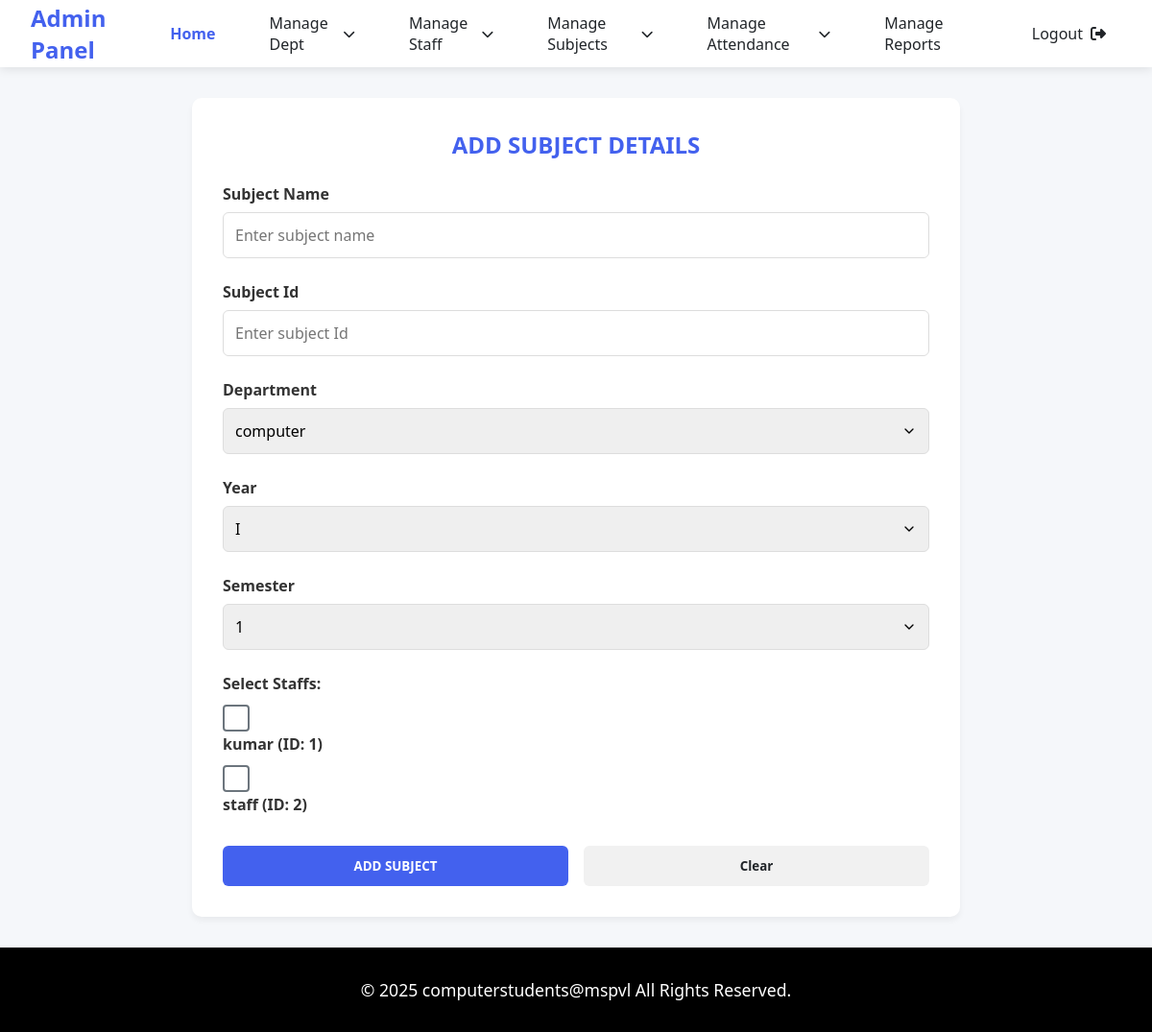
/insert_sub, run on the app's committed database.
### tables this page shows
CREATE TABLE "users_tb" (
	"userid"	INTEGER NOT NULL UNIQUE,
	"username"	TEXT NOT NULL,
	"dept"	TEXT NOT NULL,
	"pass"	TEXT NOT NULL,
	PRIMARY KEY("userid")
);

### app.py (the view)
@app.route("/insert_sub", methods=["POST","GET"])
def insert_sub():
    con = sqlite3.connect("spm_db.db")
    cur = con.cursor()
    if request.method == "POST":
        subjectid = request.form.get('subid')
        subjectname = request.form.get('subname')
        dept = request.form.get('dept')
        year = request.form.get('year')
        semester = request.form.get('sem')
        selected_staffsid = request.form.getlist('staffsid')  # This gets all selected staff IDs
        if not subjectid or not subjectname or not dept or not year or not semester or not selected_staffsid :
            flash("All subject values are required", "danger")
            return redirect(url_for('insert_sub'))
        try:
            cur.execute("""
                INSERT INTO subjects_tb (subjectid, subjectname, dept, year, sem, staffsid)
                VALUES (?, ?, ?, ?, ?, ?)
            """, (subjectid, subjectname, dept, year, semester, ",".join(selected_staffsid)))
            con.commit()
            flash("Subject Added Successfully..!!", "success")
        except sqlite3.IntegrityError:
            flash("Subject Name or Id already exists!", "danger")
        except Exception as e:
            flash(f"Error in Insertion: {str(e)}", "danger")
        finally:
            con.close()
            return redirect(url_for('insert_sub'))
    else:
        cur.execute('SELECT deptname FROM dept_tb')
        departments = [row[0] for row in cur.fetchall()]
        cur.execute('SELECT userid, username FROM users_tb')
        staff_list = cur.fetchall()
        con.close()
        return render_template("admin/subject_entry_form.html", departments=departments,staff_list=staff_list)

### templates/admin/subject_entry_form.html (shortened to what this page needs)
<!DOCTYPE html>
<html lang="en">
<head>
    <link rel="stylesheet" href="https://cdnjs.cloudflare.com/ajax/libs/font-awesome/6.4.0/css/all.min.css">
    <link rel="stylesheet" href="static/css/style.css">
</head>
<body>
    <nav class="navbar">
        <a href="#" class="navbar-brand">Admin Panel</a>
        <div class="nav-menu">
            <a href="{{url_for('admin_dashboard')}}" class="nav-item active">Home</a>
            <div class="dropdown">
                <a href="#" class="nav-item dropdown-toggle">Manage Dept</a>
            </div>
            <div class="dropdown">
                <a href="#" class="nav-item dropdown-toggle">Manage Staff</a>
            </div>
            <div class="dropdown">
                <a href="#" class="nav-item dropdown-toggle">Manage Subjects</a>
            </div>
            <div class="dropdown">
                <a href="#" class="nav-item dropdown-toggle">Manage Attendance</a>
            </div>
            <a href="report_generate_form.html" class="nav-item">Manage Reports</a>
            <a href="{{url_for('login')}}"class="nav-item" id="logout-link">
                <span>Logout</span>
                <i class="fas fa-sign-out-alt"></i>
            </a>
        </div>
    </nav>
    <div class="main-content">
        <form action="/insert_sub" method="POST" class="form-container">
            <div class="label">ADD SUBJECT DETAILS</div>
            <div class="input-group">
                <label for="subject-name">Subject Name</label>
                <input type="text" id="subject-name" placeholder="Enter subject name" name="subname" required>
            </div>
            <div class="input-group">
                <label for="subject-id">Subject Id</label>
                <input type="number" id="subject-id" placeholder="Enter subject Id" name="subid" required>
            </div>
            <div class="input-group">
                <label for="dept">Department</label>
                <select id="dept" name="dept">
                    {% for department in departments %}
                        <option>{{ department }}</option>
                    {% endfor %}
                </select>
            </div>
            <div class="input-group">
                <label for="year">Year</label>
                <select id="year" name="year">
                    <option>I</option>
                </select>
            </div>
            <div class="input-group">
                <label for="sem">Semester</label>
                <select id="sem" name="sem">
                    <option>1</option>
                </select>
            </div>
            <div class="input-group">
                <label>Select Staffs:</label>
                <div class="staff-checkboxes">
                    {% for staff in staff_list %}
                    <div class="staff-option">
                        <input type="checkbox" id="staff_{{ staff[0] }}" name="staffsid" value="{{ staff[0] }}">
                        <label for="staff_{{ staff[0] }}">{{ staff[1] }} (ID: {{ staff[0] }})</label>
                    </div>
                    {% endfor %}
                </div>
            </div>
            <div class="button-group">
                <button type="submit" class="submit-btn">ADD SUBJECT</button>
                <button type="reset" class="clear-btn">Clear</button>
            </div>
        </form>
    </div>
    <footer class="footer">
        <p class="copyright">© 2025 computerstudents@mspvl All Rights Reserved.</p>
    </footer>
</body>
</html>

### static/css/style.css (style rules this page uses)
:root { --primary: #4361ee; --primary-dark: #3a0ca3; --secondary: #4cc9f0; --light: #f8f9fa; --dark: #212529; --success: #38b000; --warning: #ff9e00; }
* { margin: 0; padding: 0; box-sizing: border-box; font-family: 'Segoe UI', Tahoma, Geneva, Verdana, sans-serif; }
body { background-color: #f5f7fa; display: flex; flex-direction: column; min-height: 100vh; }
.navbar { background: white; box-shadow: 0 2px 10px rgba(0,0,0,0.1); padding: 0 2rem; height: 70px; display: flex; justify-content: space-between; align-items: center; position: fixed; width: 100%; top: 0; z-index: 1000; }
.navbar-brand { font-size: 1.5rem; font-weight: 700; color: var(--primary); text-decoration: none; }
.nav-menu { display: flex; gap: 1.5rem; height: 100%; }
.nav-item { display: flex; align-items: center; padding: 0 1rem; color: var(--dark); text-decoration: none; font-weight: 500; height: 100%; transition: all 0.3s; position: relative; }
.nav-item.active { color: var(--primary); font-weight: 600; }
.dropdown { position: relative; height: 100%; }
.dropdown-toggle::after { content: '\f078'; font-family: 'Font Awesome 6 Free'; font-weight: 900; margin-left: 8px; font-size: 0.8rem; }
#logout-link i { margin-left: 0.5rem; }
.main-content { margin-top: 70px; padding: 2rem; flex: 1; }
.footer { background: black; color: white; padding: 2rem; text-align: center; margin-top: auto; font-size: 1.1rem; }
.copyright { font-weight: 500; }
.form-container { background: white; border-radius: 10px; padding: 2rem; box-shadow: 0 4px 6px rgba(0,0,0,0.05); max-width: 800px; margin: 0 auto; }
.label { font-size: 1.5rem; font-weight: 600; color: var(--primary); margin-bottom: 1.5rem; text-align: center; }
.input-group { margin-bottom: 1.5rem; }
.input-group label { display: block; margin-bottom: 0.5rem; font-weight: 500; color: var(--dark); }
.input-group input, .input-group select { width: 100%; padding: 0.75rem; border: 1px solid #ddd; border-radius: 6px; font-size: 1rem; }
.input-group select { appearance: none; background-repeat: no-repeat; background-position: right 0.75rem center; background-size: 1rem; }
.button-group { display: flex; gap: 1rem; margin-top: 2rem; }
.submit-btn, .clear-btn { flex: 1; padding: 0.75rem; border: none; border-radius: 6px; font-weight: 600; cursor: pointer; transition: all 0.3s; }
.submit-btn { background-color: var(--primary); color: white; }
.clear-btn { background-color: #f1f1f1; color: var(--dark); }
.input-group { margin-bottom: 1.5rem; font-family: 'Segoe UI', Tahoma, Geneva, Verdana, sans-serif; }
.input-group label { display: block; margin-bottom: 0.5rem; font-weight: 600; color: #333; }
.input-group input[type="checkbox"] { appearance: none; -webkit-appearance: none; width: 18px; height: 18px; border: 2px solid #6c757d; border-radius: 4px; margin-right: 10px; position: relative; top: 3px; cursor: pointer; transition: all 0.2s ease; }
.input-group input[type="checkbox"] + label { cursor: pointer; user-select: none; }

### data on the page
users_tb: username "kumar", userid "1"
users_tb: username "staff", userid "2"

### other printed values
form field dept "computer"
